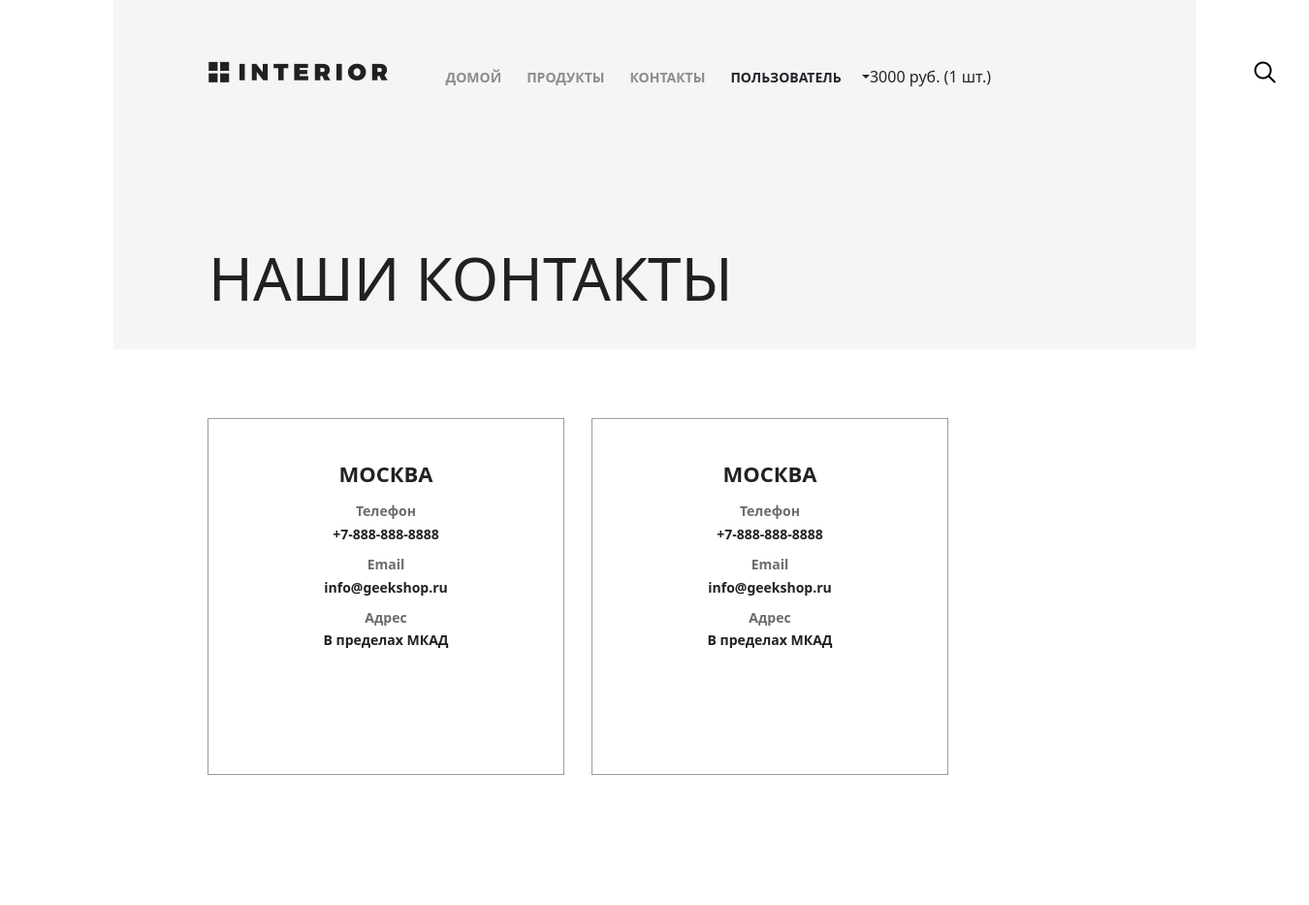
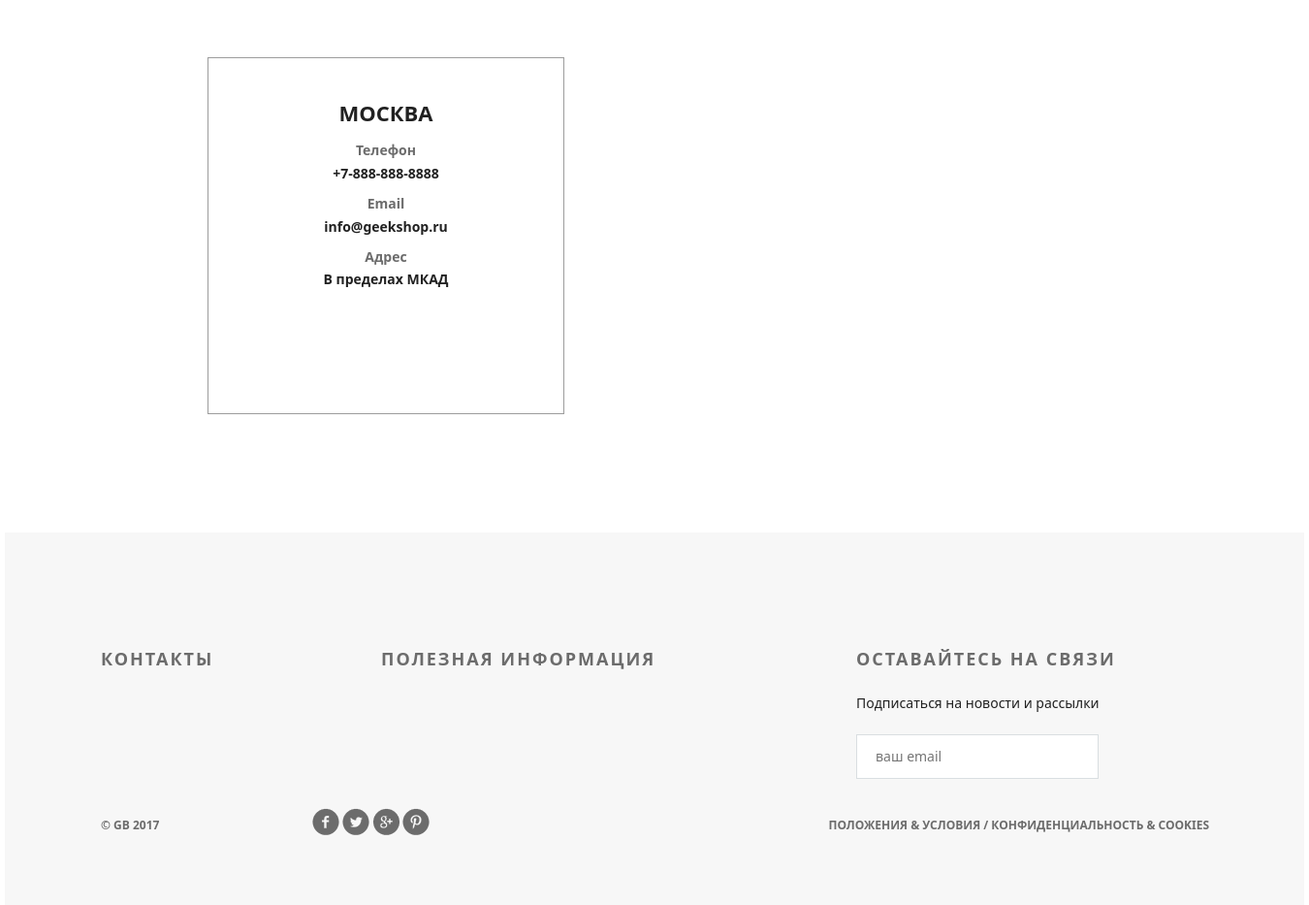
The page /contacts/ (signed in) on the database its author committed (2 pictures, top to bottom).
### authapp/models.py (models this page shows, shortened)
class ShopUser(AbstractUser):
    avatar = models.ImageField(upload_to='users_avatars', blank=True)
    age = models.PositiveIntegerField(verbose_name='возраст')
    activation_key = models.CharField(max_length=128, blank=True)
    activation_key_expires = models.DateTimeField(default=(now() + timedelta(hours=48)))

### basketapp/models.py (models this page shows, shortened)
class Basket(models.Model):
    user = models.ForeignKey(
        settings.AUTH_USER_MODEL,
        on_delete=models.CASCADE,
        related_name='basket',
    )
    product = models.ForeignKey(
        Product,
        on_delete=models.CASCADE
    )
    quantity = models.PositiveIntegerField(verbose_name='количество', default=0)
    add_datetime = models.DateTimeField(verbose_name='время', auto_now_add=True)
    @property
    def product_cost(self):
        return self.product.price * self.quantity
    @property
    def total_quantity(self):
        _items = Basket.objects.filter(user=self.user)
        _totalquantity = sum(list(map(lambda x: x.quantity, _items)))
        return _totalquantity
    @property
    def total_cost(self):
        _items = Basket.objects.filter(user=self.user)
        _totalcost = sum(list(map(lambda x: x.product_cost, _items)))
        return _totalcost

### mainapp/models.py (models this page shows, shortened)
class Product(models.Model):
    category = models.ForeignKey(
        ProductCategory,
        on_delete=models.CASCADE
    )
    name = models.CharField(
        verbose_name='имя продукт',
        max_length=128
    )
    image = models.ImageField(
        upload_to='products_images',
        blank=True
    )
    short_desc = models.CharField(
        verbose_name='краткое описание',
        max_length=60,
        blank=True
    )
    description = models.TextField(
        verbose_name='описание',
        blank=True
    )
    price = models.DecimalField(
        verbose_name='цена',
        max_digits=8,
        decimal_places=2,
        default=0
    )
    quantity = models.PositiveIntegerField(
        verbose_name='количество на складе',
        default=0
    )
    is_active = models.BooleanField(
        verbose_name='активна',
        default=True
    )

### geekshop/views.py (the view)
# urls.py: path('contacts/', contacts, name='contacts'),
def contacts(request):
    context = {
        'title': 'контакты',
    }
    return render(request, 'geekshop/contact.html', context)

### mainapp/context_processors.py (called while the page is built)
def basket(request):
    print(f'context processor basket works')
    basket = []
    if request.user.is_authenticated:
        basket = Basket.objects.filter(user=request.user)
    return {
        'basket': basket,
    }

### geekshop/templates/geekshop/contact.html (shortened to what this page needs)
{% extends 'geekshop/base.html' %}
{% load static %}
{% block content %}
		<div class="hero">
            {% include 'geekshop/includes/header.html' %}
			<h1>наши контакты</h1>
		</div>
		<div class="location">
			<div class="location-1">
				<h4>Москва</h4>
				<div class="contacts">
					<h5>Телефон</h5>
					<p>+7-888-888-8888</p>
				</div>
				<div class="contacts">
					<h5>Email</h5>
					<p>info@geekshop.ru</p>
				</div>
				<div class="contacts">
					<h5>Адрес</h5>
					<p>В пределах МКАД</p>
				</div>
			</div>
			<div class="location-1">
				<h4>Москва</h4>
				<div class="contacts">
					<h5>Телефон</h5>
					<p>+7-888-888-8888</p>
				</div>
				<div class="contacts">
					<h5>Email</h5>
					<p>info@geekshop.ru</p>
				</div>
				<div class="contacts">
					<h5>Адрес</h5>
					<p>В пределах МКАД</p>
				</div>
			</div>
			<div class="location-1">
				<h4>Москва</h4>
				<div class="contacts">
					<h5>Телефон</h5>
					<p>+7-888-888-8888</p>
				</div>
				<div class="contacts">
					<h5>Email</h5>
					<p>info@geekshop.ru</p>
				</div>
				<div class="contacts">
					<h5>Адрес</h5>
					<p>В пределах МКАД</p>
				</div>
			</div>
		</div>
{% endblock %}

### geekshop/templates/geekshop/includes/header.html (shortened to what this page needs)
<div class="header clearfix">
    <a href="{% url 'index' %}" class="logo"></a>
    <ul class="menu">
        <li><a href="{% url 'index' %}" class="{% if request == '/' %}active{% endif %}">домой</a></li>
        <li><a href="{% url 'products:index' %}">продукты</a></li>
        <li><a href="{% url 'contacts' %}">контакты</a></li>
        {% if user.is_authenticated %}
            <li class="dropdown-toggle" id="dropdownMenuButton1" data-bs-toggle="dropdown" aria-expanded="false">
                <a>{{ user.first_name|default:'Пользователь' }}</a>
            </li>
            {% if basket %}
                <span>
                    {{ basket.0.total_cost|floatformat:0 }} руб.
                    ({{ basket.0.total_quantity }} шт.)
                </span>
            {% endif %}
        {% endif %}
    </ul>
    <a href="#" class="search"></a>
</div>

### geekshop/static/geekshop/style.css (style rules this page uses)
* { margin: 0; padding: 0; }
body { font-family: 'Montserrat', sans-serif; }
html, body { height: 100%; }
.logo { background-image: url(img/logo.png); margin-top: 63px; width: 185px; height: 22px; float: left; }
.menu { list-style-type: none; margin-top: 67px; float: right; }
.menu li { float: left; }
.menu a { color: #8c8c8c; font-size: 14px; font-weight: 700; text-align: right; text-transform: uppercase; text-decoration: none; padding: 10px 13px; }
.search { display: block; width: 23px; height: 23px; background-image: url(img/search.png); position: absolute; top: 63px; left: 1176px; }
.clearfix:after { content: ""; display: block; clear: both; }
.hero { background-color: #f5f5f5; height: 360px; padding-left: 98px; padding-right: 211px; position: relative; }
.hero h1 { color: #212121; font-size: 62px; font-weight: 100; text-align: left; margin-top: 142px; text-transform: uppercase; }
.location { padding: 0px 97px; }
.location-1 { height: 368px; width: 368px; border: 1px solid #9c9c9c; margin: 71px 28px 122px 0px; float: left; }
.location-1:last-child { margin: 71px 0px 122px 0px; }
.location h4 { margin: 23px auto 23px; text-transform: uppercase; text-align: center; color: #212121; font-size: 22px; font-weight: 700; line-height: 16px; }
.contacts { text-align: center; margin-bottom: 15px; line-height: 14px; color: #212121; font-size: 14px; font-weight: 700; }
.contacts h5 { color: #6c6c6c; font-size: 14px; font-weight: 700; }

### rows shown on the page
ShopUser: first_name "ПОЛЬЗОВАТЕЛЬ"
Basket: user+product+quantity "3000", user+quantity "1"
